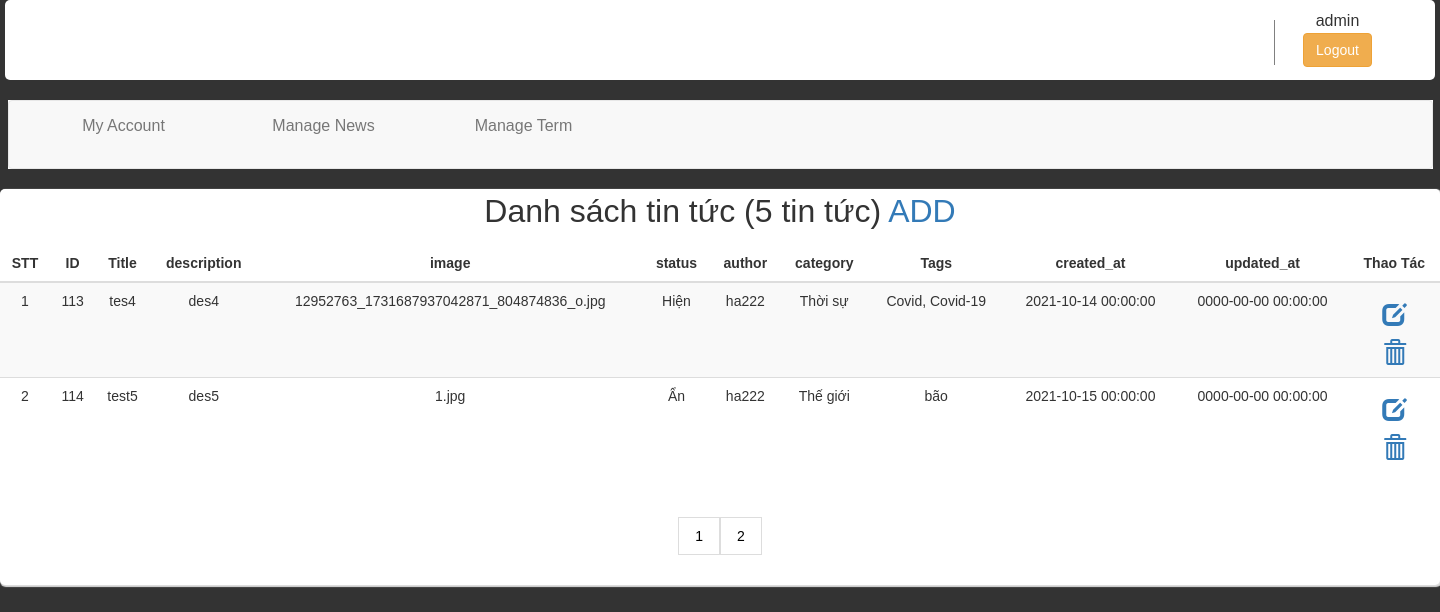
Screenshot of /index.php?action=manage-news&page=2 (signed in) with the database file from the repository.
### tables this page shows
CREATE TABLE `newsterm` (
  `id_newsterm` int(11) NOT NULL,
  `id_news` int(50) NOT NULL,
  `id_term` int(50) NOT NULL,
  `id_user` int(50) NOT NULL
);

CREATE TABLE `news` (
  `id_news` int(11) NOT NULL,
  `title` varchar(255) NOT NULL,
  `description` text NOT NULL,
  `image` varchar(255) NOT NULL,
  `status` char(11) NOT NULL,
  `author` varchar(50) NOT NULL,
  `created_at` datetime NOT NULL,
  `updated_at` datetime NOT NULL
);

CREATE TABLE `user` (
  `id_user` int(50) NOT NULL,
  `name` varchar(50) NOT NULL,
  `email` varchar(50) NOT NULL,
  `password` varchar(50) NOT NULL,
  `created_at` date DEFAULT NULL,
  `updated_at` date DEFAULT NULL
);

### index.php (called while the page is built, shortened)
<?php
require_once './mvc/controller/HomeController.php';
$Controller = new Controller();
$Controller->Controller();
?>

### mvc/models/DB.php (called while the page is built, shortened)
<?php
class DB{
    public $conn;
	public function connect()
	{
		$this->conn=new mysqli(host,user,pass,db) or die("Lỗi");
		mysqli_set_charset($this->conn,'utf8');
	}
	public function execute($sql){
		$this->result = $this->conn->query($sql);
		return $this->result;
	}
    public function Select($sql)
	{
		$result=$this->conn->query($sql);
		if (!empty($result->num_rows)==0) {
			$data=0;
		}else{
			while ($row=$result->fetch_assoc()) {
				$data[]=$row;
			}
		}
		return $data;
	}
}
?>

### mvc/models/NewModels.php (called while the page is built, shortened)
<?php
    include_once './mvc/models/DB.php';
class NewModels extends DB {
    public $con =null;
    public function __construct() {
        $this->con = new DB();
    }
    public function getList_new()
    {
        $str="SELECT * FROM  news ";
		$data= $this->con->Select($str);
		return $data;
    }
}
?>

### mvc/models/models.php (called while the page is built, shortened)
<?php
    require_once './mvc/models/DB.php';
    class model extends DB {
        protected $con;
        public function __construct() {
            $this->con = new DB();
        }
            public function getAllnewscttag($limit,$page){
                    $sql = "SELECT n.* ,user.name,nt.id_newsterm,
                    GROUP_CONCAT(tc.name SEPARATOR ', ' ) AS Category,
                    GROUP_CONCAT(t.name SEPARATOR ', ') AS Tag
                    FROM user,news n
                    LEFT JOIN newsterm nt ON n.id_news = nt.id_news
                    LEFT JOIN term tc ON nt.id_term = tc.id_term AND tc.key_term ='category'
                    LEFT JOIN term t ON nt.id_term = t.id_term AND t.key_term ='tag'
                    WHERE
                    user.id_user =nt.id_user
                    GROUP BY n.id_news  LIMIT ".(($page - 1) * $limit).", ".'3'."";
                    $this->result=$this->con->execute($sql);
                    if ($this->result->num_rows==0) {
                        $data=0;
                     }else{
                       while ($row=$this->result->fetch_assoc()) {
                          $data[]=$row;
                                   }
                               }
                    return $data;
            }
     }
?>

### mvc/views/news/manage-news.php (the view, shortened to what this page needs)
<?php include ('./mvc/views/includes/hearder.php') ?>
	        <div class="nd">
	        	<p>Danh sách tin tức (<?php echo count($data);  ?> tin tức)<a href="index.php?action=addnews"> ADD </a></p>
	        	<table class="table table-striped">
	        		<thead>
	        		<tr>
	        			<th>STT</th>
	        			<th>ID</th>
	        			<th>Title</th>
	        			<th>description</th>
						<th>image</th>
						<th>status</th>
	        			<th>author</th>
	        			<th>category</th>
	        			<th>Tags</th>
						<th>created_at</th>
	        			<th>updated_at</th>
	        			<th>Thao Tác</th>
	        		</tr>
	        		</thead>
	        		<tbody>
	        			<?php
	        				$i=1;
	        				foreach ($ketqua as $value) {
	        			  ?>
	        			 	<tr>
	        			 		<td><?php echo $i++; ?></td>
	        			 		<td><?php echo $value['id_news']; ?></td>
	        			 		<td><?php echo $value['title']; ?></td>
	        			 		<td><?php echo $value['description']; ?></td>
								 <td><?php echo $value['image'] ?></td>
	        			 		<td><?php switch($value['status']){
									case 1:{ echo '<span>Hiện</span>'; break;}
									case 0:{ echo '<span>Ẩn</span>'; break;}
								}
								?>
								</td>
	        			 	    <td><?php echo $value['name']; ?></td>
								<td><?php echo $value['Category']; ?></td>
								<td><?php echo $value['Tag']; ?></td>
	        			 		<td ><?php echo $value['created_at']; ?></td>
	        			 		<td ><?php echo $value['updated_at']; ?></td>
	        			 		<td>
	        			 		 <form class="quanly">
									<li><a href="index.php?action=edit-news&id_news=<?php echo $value['id_news'];?>&id_newsterm=<?php echo $value['id_newsterm'];?> "><i class="glyphicon glyphicon-edit"></i></a></li>
									<li><a href="index.php?action=delete-news&id_news=<?php echo $value['id_news'];?>&id_newsterm=<?php echo $value['id_newsterm'];?> " onclick="return confirm('Bạn có chắc chắn muốn tin tức này?');"><i class="glyphicon glyphicon-trash"></i></a></li>
								</form>
						       </td>
	        			 	</tr>
	        			  <?php
	        			  	}
	        			   ?>
	        		</tbody>
	        	</table>
				 <?php
                  if($ketqua != NULL)
                  {
                    ?>
                <div class="container1">
                  <div class="pagination" id="comment">
                    <?php
                    for ($i=1; $i <=  $page ; $i++) {
                      echo '<a href="index.php?action=manage-news&page='.$i.'#comment">'.$i.'</a>';
                    }
                     ?>
                </div>
              </div>
                    <?php
                  }
                 ?>
                </div>
              </div>
</body>
</html>

### public/css/themsua.css (style rules this page uses)
body { background-image: url(img/images.jpg); background-size: cover; }

### public/css/quanly.css (style rules this page uses)
* { margin: 0; padding: 0; }
body { font-size: 16px; background: #333; font-family: 'Poppins', sans-serif; }
a { text-decoration: none; list-style: none; }
li { text-decoration: none; list-style: none; }
.nd { font-size: 14px; margin-top: 22px; margin: 0 auto; background: white; box-shadow: 1px 1px 1px 1px #ddd; display: block; z-index: 2; max-width: 100%; border-radius: 5px; }
.quanly li { text-align: center; list-style: none; }
.quanly li a { text-decoration: none; }
p { margin-top:15px; text-align: center; font-size: 32px; }
tbody { text-align: center; }
.glyphicon { padding-top: 10px; font-size: 24px; }
th { text-align: center; width: auto; }
.container1 { width: 500px; margin: auto; text-align: center; }
.pagination { margin: 25px auto; }
.pagination a { display: block; color: black; float: left; padding: 8px 16px; text-decoration: none; border: 1px solid #ddd; transition: background-color .3s; }

### rows the page displays
newsterm: id_news.id_news "113", id_news.title "tes4", id_news.description "des4", id_news.image "12952763_1731687937042871_804874836_o.jpg", shows "Hiện", id_user.name "ha222", Category "Thời sự", Tag "Covid, Covid-19", id_news.created_at "2021-10-14 00:00:00", id_news.updated_at "0000-00-00 00:00:00"
newsterm: id_news.id_news "114", id_news.title "test5", id_news.description "des5", id_news.image "1.jpg", shows "Ẩn", id_user.name "ha222", Category "Thế giới", Tag "bão", id_news.created_at "2021-10-15 00:00:00", id_news.updated_at "0000-00-00 00:00:00"

### other values shown
$_SESSION['name'] "admin"
count($data) "5"
